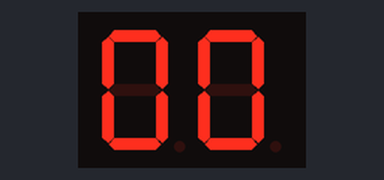
A sketch run on a simulated Arduino Uno, built with avr-gcc and run on an emulated ATmega328P. On the bench: 2-digit seven-segment display. Wiring (inferred from the names in the program): 2-digit 7-segment display, segments lit when HIGH: segments pin 2, pin 3, pin 4, pin 5, pin 6, pin 7, pin 8, pin 9; digit selects pin 10, pin 11. The segment pins are drawn as the display they are named for.

Above: at 0.1 s.
At 5.7 s:
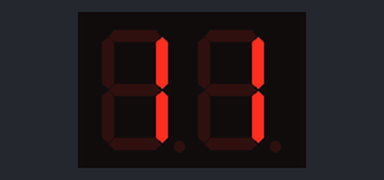
At 10.2 s:
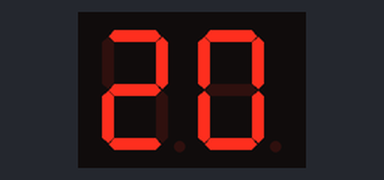
At 19.3 s:
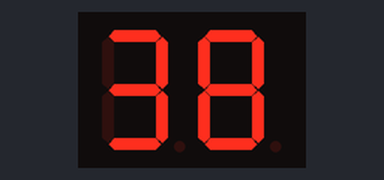
At 29.9 s:
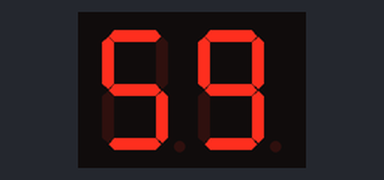
At 39.5 s:
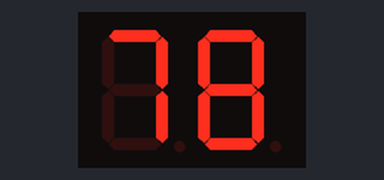

Measured:
- what the display in image 0 shows lasts 0.6 s, from 0.0 s to 0.6 s

The sketch:

SevenSegment.ino
```cpp
int a=2;int b=3;int c=4;int d=5;int e=6;int f=7;int g=8;int dp=9;
int enable_1=10;int enable_2=11;
void print_digit(int number);
void setup()
{
  pinMode(a,OUTPUT);
  pinMode(b,OUTPUT);
  pinMode(c,OUTPUT);
  pinMode(d,OUTPUT);
  pinMode(e,OUTPUT);
  pinMode(f,OUTPUT);
  pinMode(g,OUTPUT);
  pinMode(dp,OUTPUT);
  pinMode(enable_1,OUTPUT);
  pinMode(enable_2,OUTPUT);
}

void loop()
{
  for(int i=0;i<10;i++)
  {for(int j=0;j<10;j++)
           { for(int p=0;p<50;p++)
                 {
                   print_digit(i);
                  digitalWrite(enable_1,HIGH);
                  delay(5);
                  digitalWrite(enable_1,LOW);

                  print_digit(j);
                  digitalWrite(enable_2,HIGH);
                  delay(5);
                  digitalWrite(enable_2,LOW);
                }
             }
    }
}

void print_digit(int number)
{
  switch(number)
  {
    case 0: digitalWrite(dp,LOW);digitalWrite(g,LOW);digitalWrite(f,HIGH);digitalWrite(e,HIGH);digitalWrite(d,HIGH);digitalWrite(c,HIGH);digitalWrite(b,HIGH);digitalWrite(a,HIGH); break;
    case 1: digitalWrite(dp,LOW);digitalWrite(g,LOW);digitalWrite(f,LOW);digitalWrite(e,LOW);digitalWrite(d,LOW);digitalWrite(c,HIGH);digitalWrite(b,HIGH);digitalWrite(a,LOW); break;
    case 2: digitalWrite(dp,LOW);digitalWrite(g,HIGH);digitalWrite(f,LOW);digitalWrite(e,HIGH);digitalWrite(d,HIGH);digitalWrite(c,LOW);digitalWrite(b,HIGH);digitalWrite(a,HIGH); break;
    case 3: digitalWrite(dp,LOW);digitalWrite(g,HIGH);digitalWrite(f,LOW);digitalWrite(e,LOW);digitalWrite(d,HIGH);digitalWrite(c,HIGH);digitalWrite(b,HIGH);digitalWrite(a,HIGH); break;
    case 4: digitalWrite(dp,LOW);digitalWrite(g,HIGH);digitalWrite(f,HIGH);digitalWrite(e,LOW);digitalWrite(d,LOW);digitalWrite(c,HIGH);digitalWrite(b,HIGH);digitalWrite(a,LOW); break;
    case 5: digitalWrite(dp,LOW);digitalWrite(g,HIGH);digitalWrite(f,HIGH);digitalWrite(e,LOW);digitalWrite(d,HIGH);digitalWrite(c,HIGH);digitalWrite(b,LOW);digitalWrite(a,HIGH); break;
    case 6: digitalWrite(dp,LOW);digitalWrite(g,HIGH);digitalWrite(f,HIGH);digitalWrite(e,HIGH);digitalWrite(d,HIGH);digitalWrite(c,HIGH);digitalWrite(b,LOW);digitalWrite(a,HIGH); break;
    case 7: digitalWrite(dp,LOW);digitalWrite(g,LOW);digitalWrite(f,LOW);digitalWrite(e,LOW);digitalWrite(d,LOW);digitalWrite(c,HIGH);digitalWrite(b,HIGH);digitalWrite(a,HIGH); break;
    case 8: digitalWrite(dp,LOW);digitalWrite(g,HIGH);digitalWrite(f,HIGH);digitalWrite(e,HIGH);digitalWrite(d,HIGH);digitalWrite(c,HIGH);digitalWrite(b,HIGH);digitalWrite(a,HIGH); break;
    case 9: digitalWrite(dp,LOW);digitalWrite(g,HIGH);digitalWrite(f,HIGH);digitalWrite(e,LOW);digitalWrite(d,HIGH);digitalWrite(c,HIGH);digitalWrite(b,HIGH);digitalWrite(a,HIGH); break;
  }
}
```
